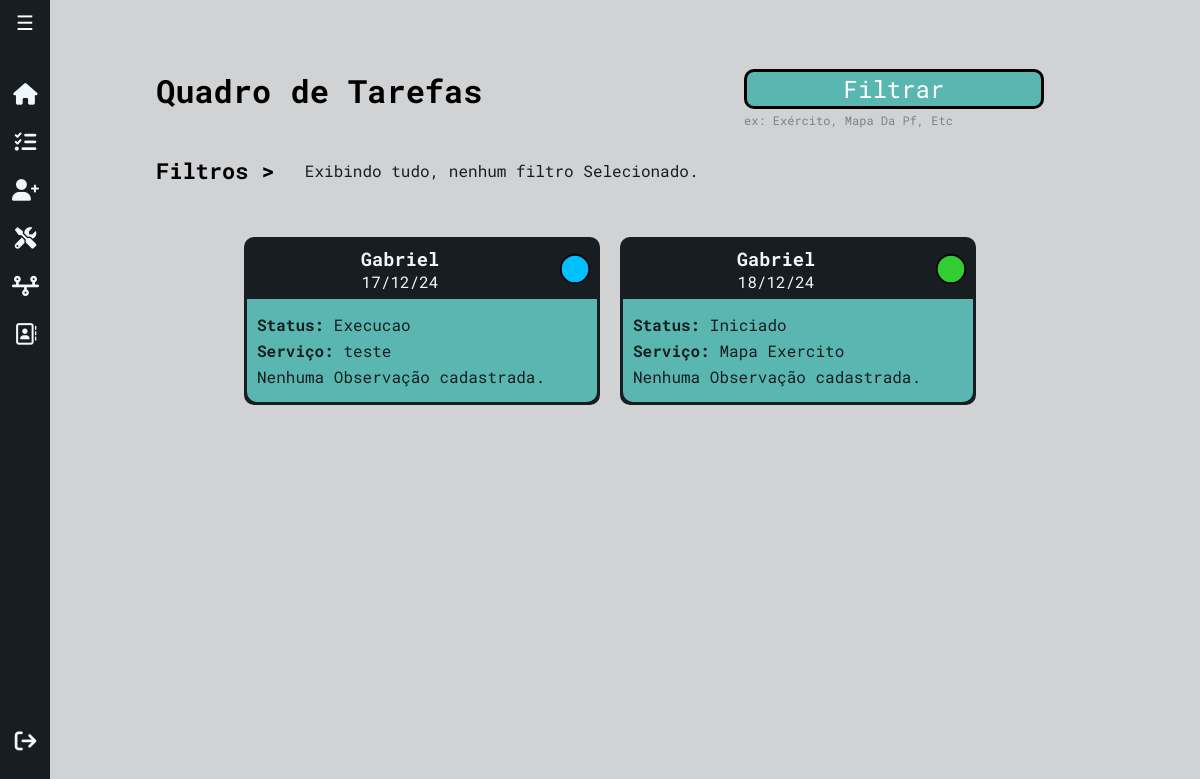
The app's page /ambielle/tarefas/ (signed in), older data.
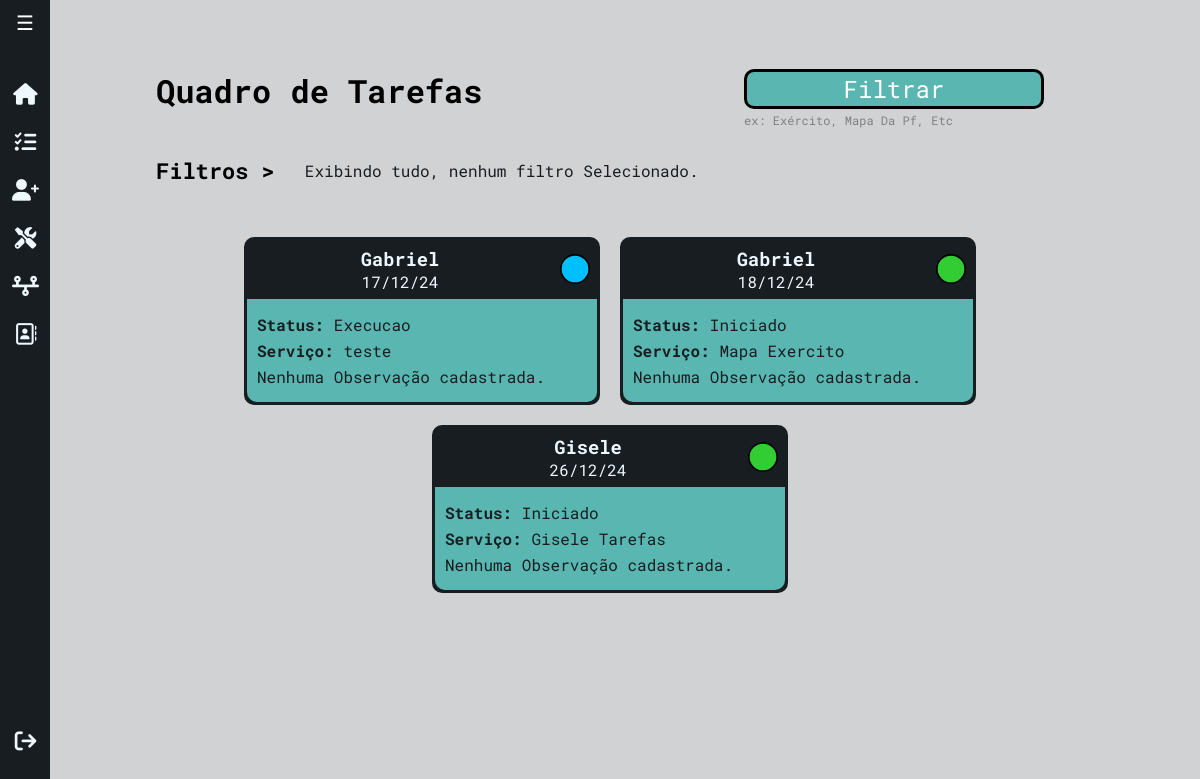
The same page, newer data.
### workflow/models.py (models this page shows, shortened)
class Tarefa(models.Model):
    STATUS_CHOICES = [
        ('Iniciado', 'Iniciado'),
        ('Coleta De Informações', 'Coleta de Informações'),
        ('Execucao', 'Execução'),
        ('Aprovação Cliente', 'Aprovação Cliente'),
        ('Concluído', 'Concluído'),
        ('Encerrado', 'Encerrado'),
    ]
    tipo_servico = models.ForeignKey(TipoServico, on_delete=models.CASCADE, related_name="tarefas")
    cliente = models.ForeignKey(Cliente, on_delete=models.CASCADE)
    status = models.CharField(max_length=50, choices=STATUS_CHOICES, default='iniciado')
    data_inicio = models.DateField(default=timezone.now)
    prazo_final = models.DateField(null=True, blank=True)
    observacoes = models.TextField(blank=True, null=True)

class Cliente(models.Model):
    nome = models.CharField(max_length=255)
    endereco = models.CharField(max_length=255)
    razao_social = models.CharField(max_length=255, blank=True, null=True)
    telefone = models.CharField(max_length=15)
    email = models.EmailField()
    contato_principal = models.CharField(max_length=255)
    contato_secundario = models.CharField(max_length=255, blank=True, null=True)
    proposta_link = models.URLField(blank=True, null=True)
    def __str__(self):
        return f"{self.nome}"

class TipoServico(models.Model):
    nome = models.CharField(max_length=50, unique=True)
    orgao = models.CharField(max_length=50, blank=True)
    def __str__(self):
        return f"{self.nome}"

### workflow/views/getPage.py (the view)
# urls.py: path('ambielle/tarefas/', views.getTarefas, name='getTarefas'),
@login_required(login_url='workflow:login')
def getTarefas(request):
    title = 'Tarefas'
    status_selecionados = request.GET.getlist('status', [])
    tipo_servico_selecionados = request.GET.getlist('tipo_servico', [])
    data_inicial = parse_date(request.GET.get('data_inicial', ''))
    data_final = parse_date(request.GET.get('data_final', ''))
    tarefas = Tarefa.objects.all()
    query = Q()
    if status_selecionados:
        query &= Q(status__in=status_selecionados)
    if tipo_servico_selecionados:
        query &= Q(tipo_servico__id__in=tipo_servico_selecionados)
    if data_inicial and data_final:
        query &= Q(prazo_final__range=[data_inicial, data_final])
    elif data_inicial:
        query &= Q(prazo_final__gte=data_inicial)
    elif data_final:
        query &= Q(prazo_final__lte=data_final)
    tarefas = tarefas.filter(query).order_by('prazo_final')
    tipo_servico_choices = TipoServico.objects.all()
    status_choices = Tarefa.STATUS_CHOICES
    status_colors = {
        'Iniciado': '#32CD32',
        'Coleta De Informações': '#FF8C00',
        'Execucao': '#00BFFF',
        'Aprovação Cliente': '#FFD700',
        'Concluído': '#32CD32',
        'Encerrado': '#B22222',
    }
    for tarefa in tarefas:
        tarefa.status_color = status_colors.get(tarefa.status, '#000000')
    return render(request, 'workflow/getTarefas.html', {
        'title': title,
        'tarefas': tarefas,
        'status_selecionados': status_selecionados,
        'tipo_servico_selecionados': tipo_servico_selecionados,
        'status_choices': status_choices,
        'tipo_servico_choices': tipo_servico_choices,
        'data_inicial': data_inicial,
        'data_final': data_final,
    })

### workflow/templates/workflow/getTarefas.html (shortened to what this page needs)
{% extends 'global/base.html' %}
{% block content %}
<div class="tela-task">
  <div class="headerTasks">
    <h1>Quadro de Tarefas</h1>
    <div>
      <button id="openFilterModal" class="btn-filter">Filtrar</button>
      <span>ex: Exército, Mapa Da Pf, Etc</span>
    </div>
  </div>
  <div class="filters">
    <h3>Filtros > </h3>
    <div id="filtros-selecionados" class="filtros-selecionados">
      {% if not status_selecionados and not tipo_servico_selecionados and not data_inicial%}
          <p>Exibindo tudo, nenhum filtro Selecionado.</p>
      {% endif %}
    </div>
  </div>
    <div class="tasks-section">
      <div class="taskStatus">
        <div class="tasks-row">
          {% for task in tarefas %}
           <div class="task-card">
            <div class="task-header">
              <div class="task-dateCli">
                <h3>{{ task.cliente }}</h3>
                <div class="date">{{ task.prazo_final|date:'d/m/y' }}</div>
              </div>
              <div class="status">
                <svg xmlns="http://www.w3.org/2000/svg" width="30" height="30" viewBox="0 0 18 18" fill="none">
                  <circle cx="9" cy="9" r="8.5" fill="{{ task.status_color }}" stroke="black" />
                </svg>
              </div>
            </div>
            <div class="info">
              <p>
                <strong>Status:</strong> {{task.status}}
              </p>
              <p>
                <strong>Serviço:</strong> {{task.tipo_servico}}
              </p>
              {% if task.observacoes %}
                  <p>{{task.observacoes}}</p>
              {% else %}
                  <p>Nenhuma Observação cadastrada.</p>
              {% endif %}
            </div>
          </div>
        {% endfor %}
      </div>
</div>
{% endblock %}

### base_templates/global/base.html
<!DOCTYPE html>
<html lang="pt-br">
<head>
    {% include "global/partials/_head.html" %}
</head>
<body>
    {% include "global/partials/_sideBar.html" %}
    {% block content %}{% endblock content %}
</body>

### base_templates/global/partials/_head.html (shortened to what this page needs)
{% load static %}
<!DOCTYPE html>
<html lang="pt-br">
<head>
    <link rel="stylesheet" href="{% static 'global/css/main.css' %}">
    <link rel="stylesheet" href="https://cdnjs.cloudflare.com/ajax/libs/font-awesome/6.0.0-beta3/css/all.min.css">
</head>
<body>

### base_templates/global/partials/_sideBar.html (shortened to what this page needs)
{% if request.user.is_authenticated %}
    <div class="sidebar" id="sidebar">
        <button class="toggle-btn" onclick="toggleSidebar()">&#9776;</button>
        <ul>
            <li><a href=" {% url 'workflow:index' %}"><i class="fa-solid fa-house"></i></i><span class="text">Home</span></a></li>
            <li><a href=" {% url 'workflow:getTarefas' %}"><i class="fa-solid fa-list-check"></i><span class="text">Tarefas</span></a></li>
            <li><a href=" {% url 'workflow:createCliente' %}"><i class="fa-solid fa-user-plus"></i><span class="text">Cad. Clientes</span></a></li>
            <li><a href=" {% url 'workflow:createTarefa' %}"><i class="fa-solid fa-screwdriver-wrench"></i><span class="text">Cad. Serviços</span></a></li>
            <li><a href=" {% url 'workflow:get_tarefas_filtradas' %}"><i class="fa-solid fa-timeline"></i><span class="text">Linha do Tempo</span></a></li>
            <li><a href=" {% url 'workflow:getCliente' %}"><i class="fa-regular fa-address-book"></i><span class="text">Lista de Clientes</span></a></li>
            <li><a href=" {% url 'workflow:logout' %}"><i class="fa-solid fa-arrow-right-from-bracket "></i><span class="text">Logout</span></a></li>
        </ul>
    </div>
{% endif %}
<div class="content">
</div>

### base_static/global/css/variables.css (style rules this page uses)
:root { @import url('https://fonts.googleapis.com/css2?family=Cabin+Condensed:wght@400;500;600;700&family=Roboto+Mono:ital,wght@0,100..700;1,100..700&display=swap'); --primary-color: #5AB6B1; --secondary-color: #181D21; --background-color: #D1D2D4; --color-alt-list: #88ddd9; --padding: 16px; --primary-font: 'Cabin Condensed', sans-serif; --secondary-font: 'Roboto Mono', sans-serif; }
body { background-color: var(--background-color); }

### base_static/global/css/forms.css (style rules this page uses)
h1 { font-family: var(--primary-font); }

### base_static/global/css/sideBar.css (style rules this page uses)
.sidebar { font-family: var(--primary-font); width: 50px; background-color: var(--secondary-color); transition: width 0.3s ease; display: flex; flex-direction: column; align-items: center; position: fixed; top: 0; left: 0; height: 100vh; z-index: 1000; }
.sidebar ul { list-style-type: none; padding: 20px 0; margin-top: 50px; }
.sidebar ul li a { display: flex; padding: 15px 20px; color: aliceblue; cursor: pointer; transition: 0.3s ease; text-decoration: none; }
.sidebar ul li:last-child { position: absolute; bottom: 35px; }
.toggle-btn { position: absolute; top: 10px; left: 10px; font-size: 20px; color: white; background: none; border: none; cursor: pointer; }
.content { margin-left: 60px; padding: 20px; transition: margin-left 0.3s ease; }
.sidebar ul li i { font-size: 18px; width: 35px; text-align: center; }

### base_static/global/css/home.css (style rules this page uses)
.status { width: 100%; height: 45px; }

### base_static/global/css/clientes.css (style rules this page uses)
th, a { text-align: center; }
th, a, i { transition: 0.3s ease; }
th, a, i:hover { transform: scale(1.2); }

### base_static/global/css/tarefas.css (style rules this page uses)
.tela-task { width: 100%; margin: 0; display: flex; align-items: center; justify-content: center; flex-direction: column; }
.headerTasks { display: flex; align-items: center; justify-content: space-between; width: 75%; }
.headerTasks h1 { justify-content: baseline; margin: 5; font-family: var(--secondary-font); }
.btn-filter { background-color: var(--primary-color); color: white; margin-top: 15px; width: 300px; border: none; cursor: pointer; border: 3px solid #000; border-radius: 10px; font-family: var(--secondary-font); font-size: 24px; }
.headerTasks span { font-family: var(--secondary-font); display: block; font-size: 12px; color: gray; margin-top: 3px; }
.tasks-section { display: flex; align-items: center; justify-content: center; flex-direction: column; gap: 8%; width: 90%; }
.tasks-row { width: 100%; display: flex; align-items: center; justify-content: center; flex-direction: row; padding: 10px; flex-wrap: wrap; }
.task-header { margin: 0; display: flex; justify-content: center; align-items: center; color: aliceblue; background-color: var(--secondary-color); }
.task-dateCli { display: flex; align-items: center; justify-content: center; flex-direction: column; width: 100%; }
.task-header h3, .task-header .date { margin: 0; }
.task-header .status { display: flex; align-items: center; justify-content: end; padding: 7px; width: 30px; }
.task-card { background-color: var(--secondary-color); color: var(--secondary-color); margin: 10px; width: 350px; border-radius: 10px; border: 3px solid var(--secondary-color); font-family: var(--secondary-font); }
.task-card .info { background-color: var(--primary-color); border-radius: 0 0 10px 10px; padding: 10px; }
.task-card .info p { margin: 5px 0; }
.filters { display: flex; width: 75%; margin-bottom: 10px; align-items: center; }
.filters h3 { margin-right: 30px; font-family: var(--secondary-font); font-size: 22px; flex-wrap: nowrap; }
.filtros-selecionados { display: flex; flex-wrap: wrap; gap: 22px; align-items: center; flex-direction: row; }
.filtros-selecionados p { font-family: var(--secondary-font); font-size: 16px; color: var(--secondary-color); }

Row changes from the older to the newer data that the page shows:
added Tarefa: cliente "Gisele", prazo_final "26/12/24", status "Iniciado", tipo_servico "Gisele Tarefas", shows "Nenhuma Observação cadastrada."
